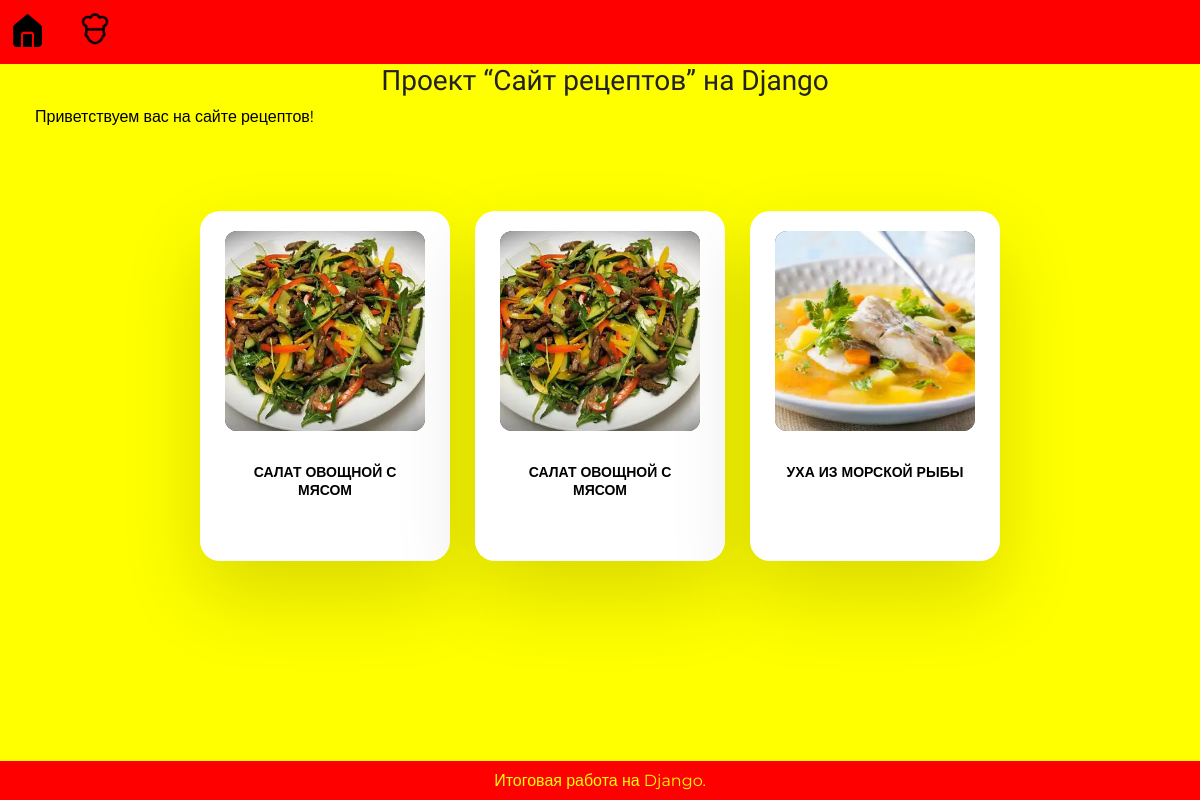
The page / on the database its author committed.
### receptsapp/models.py (models this page shows)
class Recepe(models.Model):
    title = models.CharField(max_length=100)
    description = models.TextField()
    cooking_steps = models.TextField()
    cooking_time = models.TimeField()
    image = models.ImageField(null=True, upload_to='recipes/', blank=True)
    entry_date = models.DateTimeField(auto_now_add=True)
    is_visible = models.BooleanField(default=True)
    author = models.ForeignKey('CustomUser', on_delete=models.SET_NULL, null=True)
    category = models.ForeignKey('Category', on_delete=models.SET_NULL, null=True, blank=True)

### receptsapp/views.py (the view)
    def wrapper(*args, **kwargs):
        res = f(*args, **kwargs)
        logger.info(f'Func "{f.__name__}" was called')
        return res

### receptsapp/views.py (called while the page is built)
def log_this(f):
    def wrapper(*args, **kwargs):
        res = f(*args, **kwargs)
        logger.info(f'Func "{f.__name__}" was called')
        return res
    return wrapper

def get_random_recepe():
    count = Recepe.objects.filter(is_visible=True).count()
    random_index = randint(0, count - 1)
    random_recepe = Recepe.objects.all()[random_index]
    return random_recepe

@log_this
def index(request):
    number_of_cards = 5
    recepts = []
    count = Recepe.objects.filter(is_visible=True).count()
    if count == 0:
        return render(request, "receptsapp/index.html")
    if count == 1:
        recepts = [Recepe.objects.all()[0]]
        return render(request, "receptsapp/index.html", {'recepts': recepts})
    if 1 < count < number_of_cards:
        number_of_cards = count
    while len(recepts) < number_of_cards:
        recepe = get_random_recepe()
        if recepe not in recepts:
            recepts.append(recepe)
    return render(request, "receptsapp/index.html", {'recepts': recepts})

### receptsapp/templates/receptsapp/index.html (shortened to what this page needs)
{% extends 'base.html' %}
{% load static %}
{% block my_style %}
<link rel="stylesheet" href="{% static 'css/style.css' %}">
<link rel="stylesheet" href="{% static 'css/recepe_box.css' %}">
{% endblock %}
{% block header %}
Проект “Сайт рецептов” на Django
{% endblock %}
{% block user %}
{% if not user.is_authenticated %}
<li>
    <a class="main_menu__link" href="/user/" data-title="Доступ к сайту"><img style="width: 40px;"
                                                                               src="{% static 'img/cooker_unknown.png' %}"></a>
</li>
{% endif %}
{% endblock %}
{% block content %}
<div>
    <p>Приветствуем вас на сайте рецептов!</p>
</div>
<div class="recepts_container">
    {% if recepts %}
        {% for recepe in recepts %}
            <div class="recepe_box">
                <div class="recepe_box__image">
                    {% if recepe.image %}
                        <img src="{{ recepe.image.url }}" alt="">
                    {% else %}
                        <img src="{% static 'img/default_recepe_img.jpg' %}" alt="">
                    {% endif %}
                </div>
                <div class="recepe_box__text">
                    <h3>{{ recepe.title }}</h3>
                </div>
            </div>
        {% endfor %}
    {% endif %}
</div>
{% endblock %}

### templates/base.html (shortened to what this page needs)
{% load static %}
<!DOCTYPE html>
<html lang="ru">
    <head>
        {% block my_style %}{% endblock %}
    </head>
    <body>
        <nav class="main_menu">
            <ul class="main_menu__ul">
                <li>
                    <a class="main_menu__link" href="/index/" data-title="Главная страница"><img style="width: 35px;" src="{% static 'img/cookbook.png' %}"></a>
                </li>
                {% block user %}
                {% endblock %}
            </ul>
        </nav>
        <header class="header">
            <h1 class="page_title">
                {% block header %}{% endblock %}
            </h1>
        </header>
        <content class="content">
            <div class="content-box">
                {% block content %}{% endblock %}
            </div>
        </content>
        <footer class="footer">
            <div class="footer-box">
                 <p class="copyright_text">Итоговая работа на Django.</p>
            </div>
        </footer>
    </body>
</html>

### static/css/style.css (style rules this page uses)
* { padding: 0; margin: 0; box-sizing: border-box; }
body { min-height: 100vh; display: flex; flex-direction: column; font-family: 'Montserrat', sans-serif; background: yellow; }
.content { flex: 1; padding-left: 25px; padding-right: 25px; }
a { text-decoration: none; }
.main_menu { display: flex; justify-content: left; align-items: center; padding-right: 25px; background-color: red; }
.main_menu__ul { display: flex; flex-direction: row; align-items: center; padding: 10px; list-style: none; gap: 30px }
.main_menu__link { position: relative; }
.header { display: flex; flex-direction: column; gap: 10px; margin-left: 10px; }
.content-box { margin: 10px; display: flex; flex-direction: column; gap: 10px; }
.page_title { color: #222222; display: flex; align-items: center; font-family: 'Comfortaa', sans-serif; font-size: 28px; font-weight: 500; justify-content: space-around; }
.footer-box { padding-top: 10px; padding-bottom: 10px; display: flex; justify-content: center; align-items: center; background-color: red; }
.copyright_text { margin: 0; color: yellow; font-size: 16px; font-style: normal; font-weight: 400; line-height: normal; }

### static/css/recepe_box.css (style rules this page uses)
.recepts_container { position: relative; display: flex; justify-content: center; align-items: center; flex-wrap: wrap; gap: 25px 25px; padding-top: 75px; }
.recepts_container .recepe_box { position: relative; display: flex; justify-content: center; align-items: flex-start; width: 250px; max-width: 100%; height: 350px; background: #FFF; border-radius: 20px; transition: 0.5s; box-shadow: 0 35px 80px rgba(0, 0, 0, 0.15); }
.recepts_container .recepe_box .recepe_box__image { position: absolute; top: 20px; width: 200px; height: 200px; background: #333; border-radius: 12px; overflow: hidden; transition: 0.5s; }
.recepts_container .recepe_box .recepe_box__image img { position: absolute; top: 0; left: 0; width: 100%; height: 100%; object-fit: cover; }
.recepts_container .recepe_box .recepe_box__text { position: absolute; top: 252px; width: 100%; height: 50px; padding: 0 30px; text-align: center; overflow: hidden; transition: 0.5s; }
.recepts_container .recepe_box .recepe_box__text h3 { font-family: 'Montserrat', sans-serif; font-size: 14px; font-weight: 700; margin-bottom: 35px; }

### rows shown on the page
Recepe: image (picture), title "САЛАТ ОВОЩНОЙ С МЯСОМ"
Recepe: image (picture), title "САЛАТ ОВОЩНОЙ С МЯСОМ"
Recepe: image (picture), title "УХА ИЗ МОРСКОЙ РЫБЫ"
